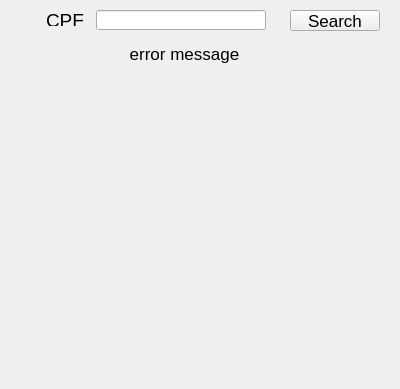
<?xml version="1.0" encoding="UTF-8"?>
<ui version="4.0">
 <class>block_staff</class>
 <widget class="QWidget" name="block_staff">
  <property name="geometry">
   <rect>
    <x>0</x>
    <y>0</y>
    <width>400</width>
    <height>389</height>
   </rect>
  </property>
  <property name="windowTitle">
   <string>Form</string>
  </property>
  <widget class="QLabel" name="cpf_text">
   <property name="geometry">
    <rect>
     <x>46</x>
     <y>14</y>
     <width>44</width>
     <height>12</height>
    </rect>
   </property>
   <property name="font">
    <font>
     <pointsize>14</pointsize>
    </font>
   </property>
   <property name="frameShadow">
    <enum>QFrame::Plain</enum>
   </property>
   <property name="text">
    <string notr="true">CPF</string>
   </property>
  </widget>
  <widget class="QLineEdit" name="cpf_field_input">
   <property name="geometry">
    <rect>
     <x>96</x>
     <y>10</y>
     <width>170</width>
     <height>20</height>
    </rect>
   </property>
   <property name="font">
    <font>
     <pointsize>13</pointsize>
    </font>
   </property>
   <property name="maxLength">
    <number>11</number>
   </property>
   <property name="alignment">
    <set>Qt::AlignCenter</set>
   </property>
   <property name="placeholderText">
    <string/>
   </property>
  </widget>
  <widget class="QLabel" name="error_message">
   <property name="geometry">
    <rect>
     <x>79</x>
     <y>44</y>
     <width>211</width>
     <height>20</height>
    </rect>
   </property>
   <property name="font">
    <font>
     <pointsize>13</pointsize>
    </font>
   </property>
   <property name="text">
    <string>error message</string>
   </property>
   <property name="alignment">
    <set>Qt::AlignCenter</set>
   </property>
  </widget>
  <widget class="QPushButton" name="search_button">
   <property name="geometry">
    <rect>
     <x>290</x>
     <y>10</y>
     <width>90</width>
     <height>21</height>
    </rect>
   </property>
   <property name="font">
    <font>
     <pointsize>13</pointsize>
    </font>
   </property>
   <property name="text">
    <string>Search</string>
   </property>
  </widget>
 </widget>
 <resources/>
 <connections/>
</ui>
